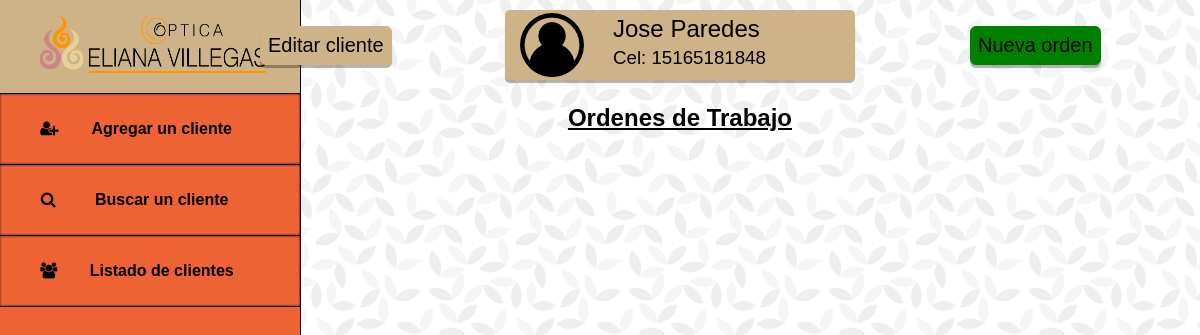
Page /cliente.php?id=9 on the committed database.
### tables this page shows
CREATE TABLE `clientes` (
  `id_cliente` int(11) NOT NULL,
  `nombre` varchar(50) NOT NULL,
  `apellido` varchar(50) NOT NULL,
  `telefono` varchar(20) DEFAULT NULL,
  `borrado` int(11) NOT NULL DEFAULT 0
);

### controladores/helpers.php (called while the page is built, shortened)
<?php
function encontrarCliente($db, $id){
    $query = $db->prepare("SELECT * FROM clientes WHERE id_cliente = $id");
    $query->execute();
    $cliente = $query->fetchAll(PDO::FETCH_ASSOC);
    return $cliente;
}
?>

### cliente.php (the view, shortened to what this page needs)
<?php
require_once 'conexion.php';
require_once 'controladores/helpers.php';
if(isset($_GET['id'])){
    $id = $_GET['id'];
    $cliente = encontrarCliente($db, $id);
}
?>
<!DOCTYPE html>
<html lang="es">
<head>
    <link rel="stylesheet" type="text/css" href="css/styles.css">
    <link rel="stylesheet" type="text/css" href="css/styles2.css">
    <link rel="stylesheet" href="css/fontello.css">
</head>
<body>
    <?php require_once('menu.php'); ?>
    <section id="section">
        <div id="usercomplete">
            <button id="editar-cliente"><a href="editar-cliente.php?id=<?= $cliente[0]['id_cliente'] ?>">Editar cliente</a></button>
            <button id="nueva-orden"><a href="nueva-orden.php?id=<?= $cliente[0]['id_cliente'] ?>">Nueva orden</a></button>
            <div id="userdata">
                <img src="img/usuario.png" alt="Usuario">
                <?php foreach ($cliente as $cliente_real){ ?>
                <h2><?= $cliente_real['nombre'] . ' '. $cliente_real['apellido'] ?></h2>
                <h3>Cel: <?= $cliente_real['telefono']?></h3>
                <?php } ?>
            </div>
            <h2 id="titulo-ordenes">Ordenes de Trabajo</h2>
        </div>
    </section>
</body>
</html>

### css/styles.css (style rules this page uses)
* { margin: 0px; padding: 0px; }
body { background: url("../img/geometric-leaves.png"); }

### css/styles2.css (style rules this page uses)
#usercomplete { width: 1040px; float: right; }
#userdata { background-color: #CEB388; box-shadow: 0px 3px 1px rgba(0, 0, 0, 0.3); border-radius: 5px; width: 350px; height: 70px; margin-top: 10px; margin: 0px auto; }
#userdata h2, #userdata h3 { margin-left: 108px; font-family: Arial, Helvetica, sans-serif; font-weight: 500; }
#userdata img { float: left; margin-top: 3px; margin-left: 15px; }
#userdata h2 { padding-top: 5px; margin-top: 10px; margin-bottom: 4px; }
#titulo-ordenes { margin-top: 24px; font-family: Arial, Helvetica, sans-serif; text-align: center; text-decoration: underline; margin-bottom: 5px; }
#editar-cliente, #editar-orden { position: absolute; margin-top: 26px; margin-left: 100px; padding: 7px; font-family: Arial, Helvetica, sans-serif; font-size: 20px; border-radius: 6px; background-color: #CEB388; border: 1px solid #CEB388; box-shadow: 0px 3px 1px rgba(0, 0, 0, 0.3); }
#editar-cliente a, #editar-orden a { text-decoration: none; color: black; }
#nueva-orden, #nuevo-anteojo { position: absolute; margin-left: 810px; margin-top: 26px; padding: 7px; background-color: green; border: 1px solid green; font-family: Arial, Helvetica, sans-serif; border-radius: 6px; font-size: 20px; box-shadow: 0px 3px 1px rgba(0, 0, 0, 0.3); }
#nueva-orden a, #nuevo-anteojo a { text-decoration: none; color: black; }

### rows in the picture
clientes: nombre "Jose", apellido "Paredes", telefono "15165181848"
